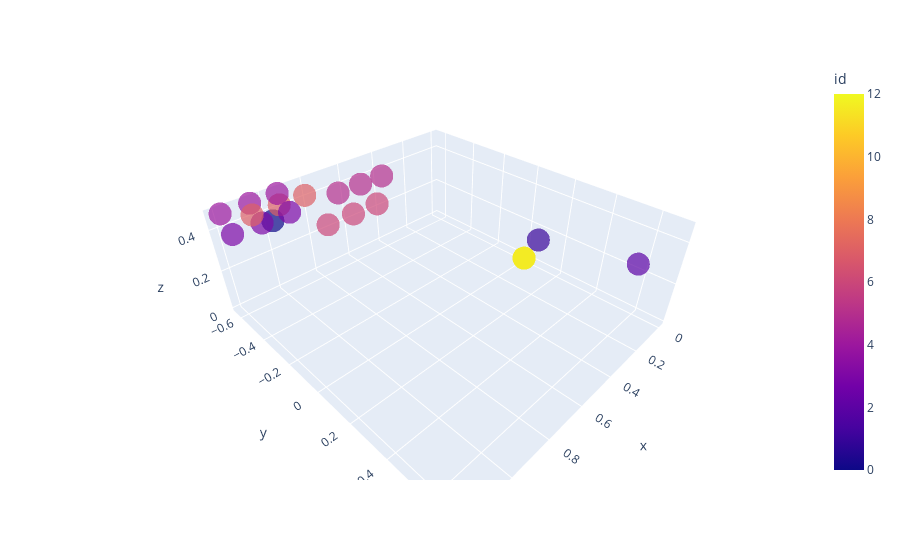

Notebook cell for this chart:
### Code cell
import plotly.graph_objects as go
import plotly.express as px
sample = dataset[k+1]
s = copy.deepcopy(sample["state"]).numpy()
s = np.concatenate( [s,np.arange(0,13,1).reshape(-1,1)], axis = 1)
extensions = []
for obj in s:
    if obj[9] > 3:
        ext = copy.deepcopy(obj)
        ext2 = copy.deepcopy(obj)
        ds = 0.125
        
        ext[0] += ds * ext[7]
        ext[1] += ds * ext[8]
        ext2[0] -= ds * ext[7]
        ext2[1] -= ds * ext[8]
        extensions.append(ext)
        extensions.append(ext2)
extensions = np.array(extensions)
s = np.concatenate([s, np.array(extensions)], axis = 0)
fig = go.Figure()
fig = px.scatter_3d(s, x = 0, y = 1, z = 2, color = 10, hover_data=[10, 9] ,labels = {"0" : "x", "1": "y", "2":"z", "9":"type", "10": "id"}, opacity = 0.7)
fig.show()
# input()

### Figure 1 — Plotly figure (JSON) as saved in the notebook; plotly's stock layout.template omitted (floating-point values rounded to 4 significant figures)
{"data": [{"customdata": [[0, 1], [1, 2], [2, 3], [3, 4], [4, 5], [5, 5], [6, 5], [7, 4], [8, 0], [9, 0], [10, 0], [11, 0], [12, 0], [3, 4], [3, 4], [4, 5], [4, 5], [5, 5], [5, 5], [6, 5], [6, 5], [7, 4], [7, 4]], "hovertemplate": "x=%{x}<br>y=%{y}<br>z=%{z}<br>id=%{marker.color}<br>type=%{customdata[1]}<extra></extra>", "legendgroup": "", "marker": {"color": [0, 1, 2, 3, 4, 5, 6, 7, 8, 9, 10, 11, 12, 3, 3, 4, 4, 5, 5, 6, 6, 7, 7], "coloraxis": "coloraxis", "opacity": 0.7, "symbol": "circle"}, "mode": "markers", "name": "", "scene": "scene", "showlegend": false, "type": "scatter3d", "x": [1.071, 0.3944, 0.3131, 1.073, 1.065, 0.5769, 0.7688, 0.9441, 0, 0, 0, 0, 0, 1.198, 0.948, 0.9397, 1.19, 0.4519, 0.7018, 0.6438, 0.8938, 1.069, 0.8191], "y": [-0.4348, 0.3254, 0.6866, -0.5357, -0.6315, -0.5415, -0.337, -0.6255, 0, 0, 0, 0, 0, -0.5353, -0.5361, -0.6319, -0.6312, -0.5422, -0.5408, -0.3376, -0.3365, -0.6256, -0.6254], "z": [0.475, 0.425, 0.45, 0.425, 0.475, 0.425, 0.425, 0.425, 0, 0, 0, 0, 0, 0.425, 0.425, 0.475, 0.475, 0.425, 0.425, 0.425, 0.425, 0.425, 0.425]}], "layout": {"coloraxis": {"colorbar": {"title": {"text": "id"}}, "colorscale": [[0, "#0d0887"], [0.1111, "#46039f"], [0.2222, "#7201a8"], [0.3333, "#9c179e"], [0.4444, "#bd3786"], [0.5556, "#d8576b"], [0.6667, "#ed7953"], [0.7778, "#fb9f3a"], [0.8889, "#fdca26"], [1, "#f0f921"]]}, "legend": {"tracegroupgap": 0}, "margin": {"t": 60}, "scene": {"domain": {"x": [0, 1], "y": [0, 1]}, "xaxis": {"title": {"text": "x"}}, "yaxis": {"title": {"text": "y"}}, "zaxis": {"title": {"text": "z"}}}}}
